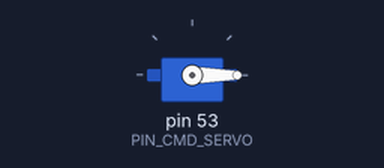
Bench run of a sketch on a simulated Arduino Mega 2560, built with avr-gcc and run on an emulated ATmega2560. On the bench: servo.

Above: at 0.05 s.
At 4.75 s:
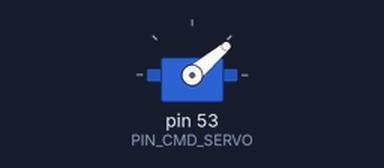
At 9.45 s:
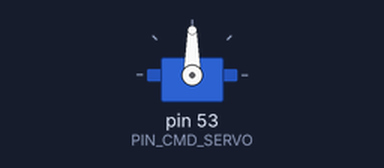
At 18.95 s:
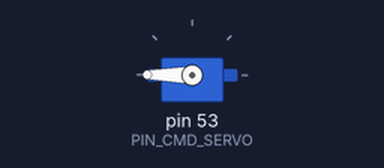
Timing chart, 0 to 24.7 s (numbered marks = the images above):
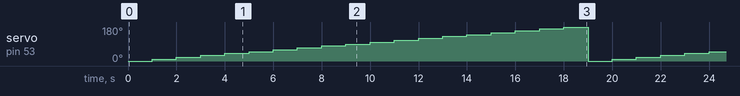

The sketch:

servo_moteur.ino.ino
```cpp
// Pilotage du servo moteur SG90s
// 1. Par libairie servo.
// 2. A la main

#include "Servo.h";

Servo sg90s;

#define PIN_CMD_SERVO 53

void setup() {
  // put your setup code here, to run once:
  sg90s.attach(PIN_CMD_SERVO);
}

void loop() {
  int angle = 0;
  for (;;)
  {
    sg90s.write(angle);
    delay(1000);
    angle += 10;
    if (angle > 180)
      angle = 0;
  }
}
```

Measured:
- by itself, servo on pin 53 (PIN_CMD_SERVO): ramps from 0° to 180° and jumps back, once every 19.0 s
